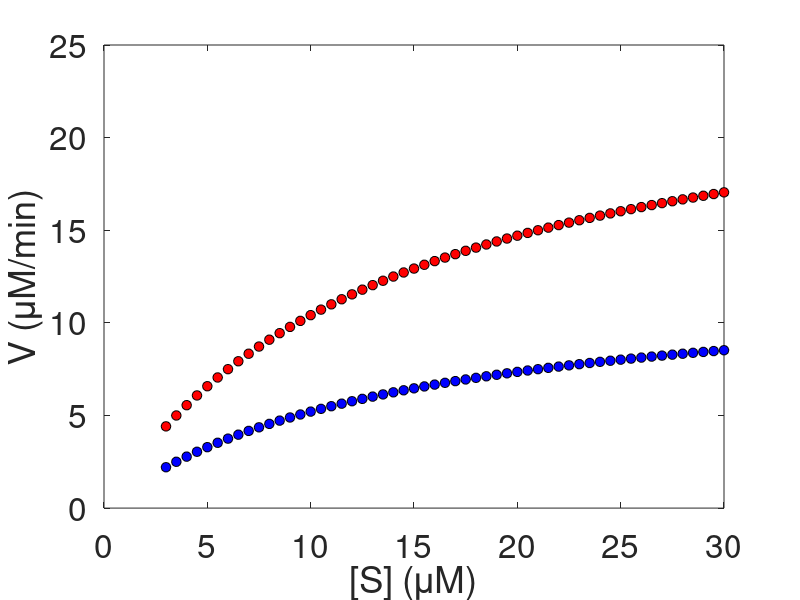
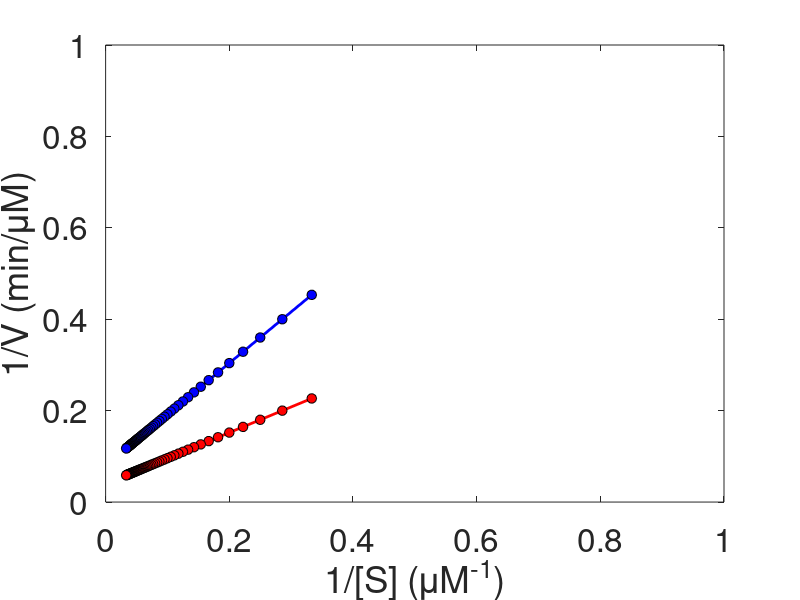

Recreate these plots in MATLAB, in order.
function [s, y1, z1] = generate_inhibitor_data()
    s = [3:0.5:30];
    vmax = 25;
    km = 14;
    y = vmax .* s ./ (km + s);
    z = (vmax/(1 + 1)) .* s ./ (km + s);
    y1 = y;
    z1 = z;
    figure
    plot(s, y1, 'or', 'MarkerFaceColor', [1 0 0], 'MarkerEdgeColor', [0 0 0], 'MarkerSize', 7); hold on;
    plot(s, z1, 'ob', 'MarkerFaceColor', [0 0 1], 'MarkerEdgeColor', [0 0 0], 'MarkerSize', 7);
    set(gca, 'FontSize', 24);
    xlabel('[S] (\muM)');
    ylabel('V (\muM/min)');
    axis([0 30 0 25])
    
    % Now do lineweaver burk
    sinv = 1./s;
    yinv = 1./y1;
    zinv = 1./z1;
    
    figure
    p = polyfit(sinv, yinv, 1);
    disp(sprintf('No inhibitor: slope %0.4f and intercept %0.4f', p(1), p(2)))
    plot(sinv, sinv.*p(1) + p(2), '-r', 'LineWidth', 2); hold on;
    plot(sinv, yinv, 'or', 'MarkerFaceColor', [1 0 0], 'MarkerEdgeColor', [0 0 0], 'MarkerSize', 7);
    p = polyfit(sinv, zinv, 1);
    disp(sprintf('Inhibitor: slope %0.4f and intercept %0.4f', p(1), p(2)))
    plot(sinv, sinv.*p(1) + p(2), '-b', 'LineWidth', 2);
    plot(sinv, zinv, 'ob', 'MarkerFaceColor', [0 0 1], 'MarkerEdgeColor', [0 0 0], 'MarkerSize', 7);
    set(gca, 'FontSize', 24);
    xlabel('1/[S] (\muM^{-1})');
    ylabel('1/V (min/\muM)');
    axis([0 1 0 1])
    
end